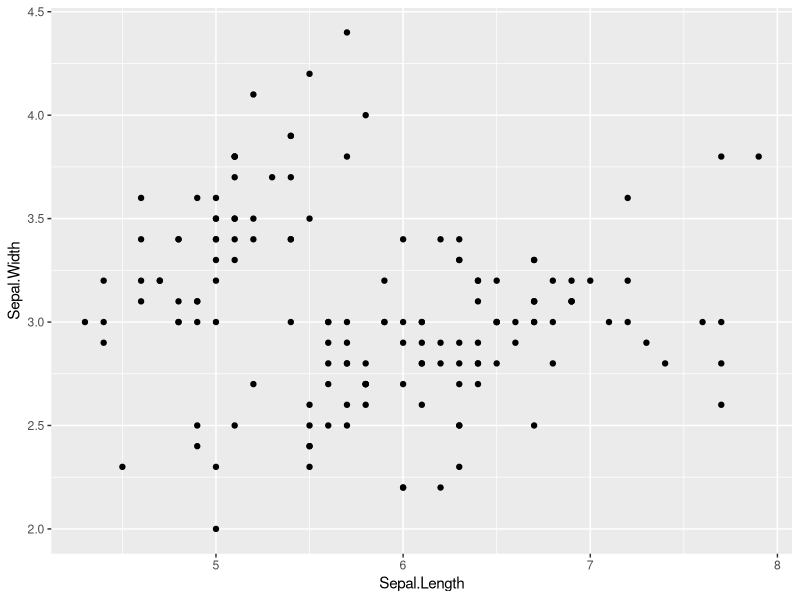
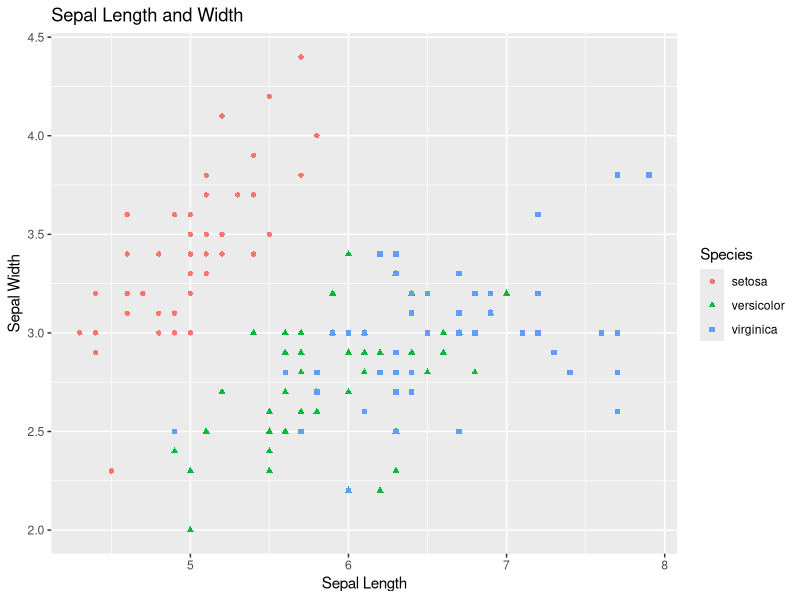
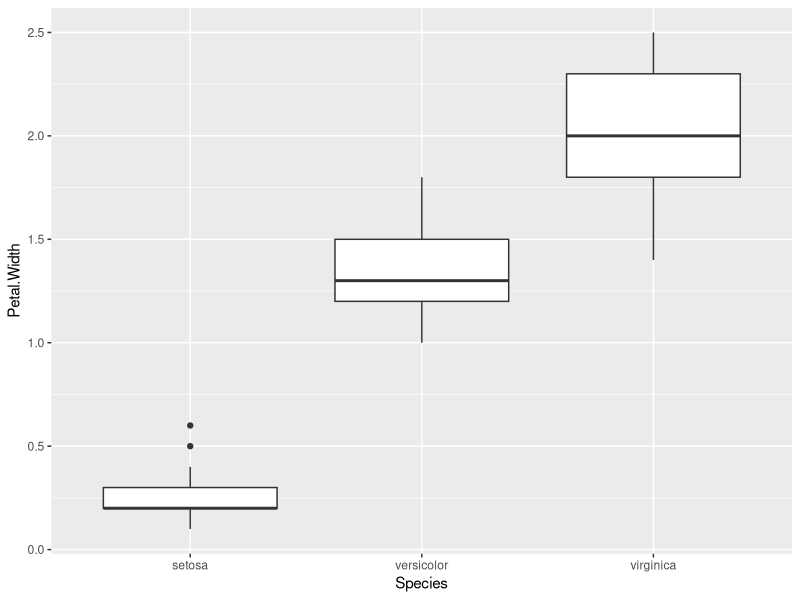
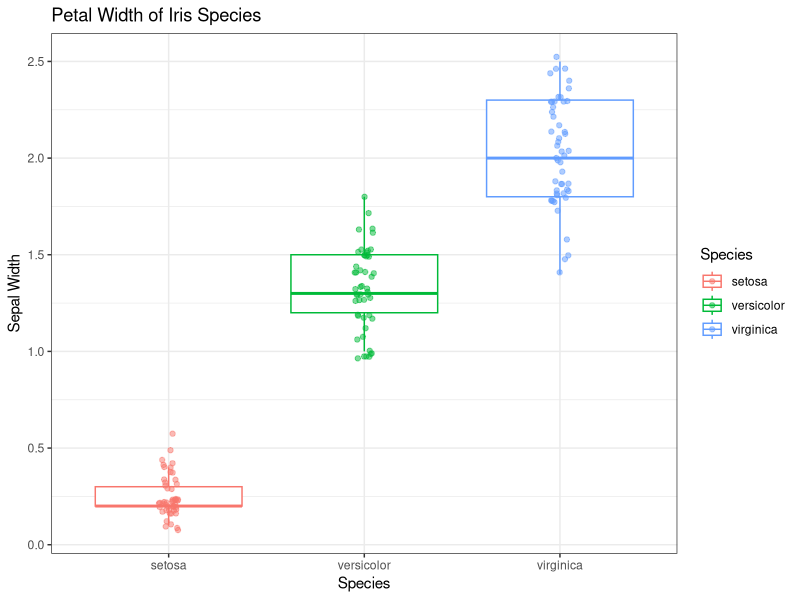

These figures' R source, in order:
## ---- chunk 1
knitr::opts_chunk$set(echo = TRUE)
## ---- chunk 2
weight_kg <- 55
## ---- chunk 3
df <- data.frame(numeric = c(1,7,3),
                 character = c("S", "A", "M"),
                 logical = c(TRUE, FALSE, TRUE))
df
## ---- chunk 4
tabl <- "
| Column            | Description                                   |
|-------------------|:----------------------------------------------|
| Sepal.Length	     | Sepal length in centimeters                   |                       
| Sepal.Width	     | Sepal width in centimeters                    |
| Petal.Length	     | Petal length in centimeters                   |
| Petal.Width	     | Petal width in centimeters                    |
| Species	          | Name of species name                          |
"
cat(tabl)
## ---- chunk 5
# To see data sets available
data()

# Load the data set of choice, use the data set name as the argument to `data()`
data(iris)
## ---- chunk 6
library(ggplot2)

# Scatter Plot
plot_1 <- ggplot(data = iris, aes(x = Sepal.Length, y = Sepal.Width)) 

# Basic scatter plot adding a `geom_point()` layer
plot_1 + 
  geom_point()

# Colorful scatter plot adding aesthetic mappings to the `geom_point()` layer and labels
plot_1 + 
  geom_point(aes(color = Species, shape = Species)) +
  labs(
    x = "Sepal Length",
    y = "Sepal Width",
    title = "Sepal Length and Width")
## ---- chunk 7
# Boxplot
plot_2 <- ggplot(data = iris, aes(x = Species , y = Petal.Width)) 

# Basic boxplot adding a `geom_boxplot()` layer
plot_2 +
  geom_boxplot()
  
# Colorful boxplot adding more layers and aesthetic mappings to the data
plot_2 + 
  geom_boxplot(aes(color = Species), 
               outlier.colour = NA, 
               position = "dodge") +
  geom_jitter(aes(color = Species, 
                  x = Species), 
              position = position_jitter(width = .05), 
              alpha = 0.5) +
  scale_x_discrete() +
  labs(
    x = "Species", 
    y = "Sepal Width",
    title = "Petal Width of Iris Species") +
  theme_bw()

